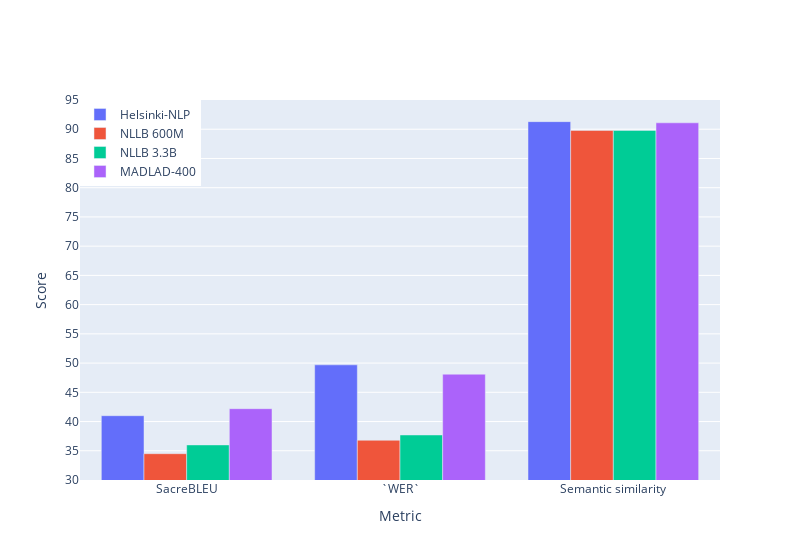

Notebook source saved alongside this figure:
### Code cell
pretrained_data = pd.DataFrame([['Helsinki-NLP', 41.0, 49.7, 91.3],
                                ['NLLB 600M', 34.5, 36.8, 89.8],
                                ['NLLB 3.3B', 36.0, 37.7, 89.8],
                                ['MADLAD-400', 42.2, 48.1, 91.1]],
                               columns=['Model', 'SacreBLEU', '`WER`', 'Semantic similarity'])
pretrained_data = pretrained_data.set_index('Model').T
plot_grouped_bar_chart(pretrained_data, 30, 95)

### Figure 1 — Plotly figure (JSON) as saved in the notebook; plotly's stock layout.template omitted (floating-point values rounded to 4 significant figures)
{"data": [{"name": "Helsinki-NLP", "x": ["SacreBLEU", "`WER`", "Semantic similarity"], "y": [41.0, 49.7, 91.3], "type": "bar"}, {"name": "NLLB 600M", "x": ["SacreBLEU", "`WER`", "Semantic similarity"], "y": [34.5, 36.8, 89.8], "type": "bar"}, {"name": "NLLB 3.3B", "x": ["SacreBLEU", "`WER`", "Semantic similarity"], "y": [36.0, 37.7, 89.8], "type": "bar"}, {"name": "MADLAD-400", "x": ["SacreBLEU", "`WER`", "Semantic similarity"], "y": [42.2, 48.1, 91.1], "type": "bar"}], "layout": {"yaxis": {"title": {"text": "Score"}, "range": [30, 95], "tickvals": [30, 35, 40, 45, 50, 55, 60, 65, 70, 75, 80, 85, 90, 95]}, "legend": {"x": 0, "y": 1}, "barmode": "group", "xaxis": {"title": {"text": "Metric"}}, "width": 800}}
